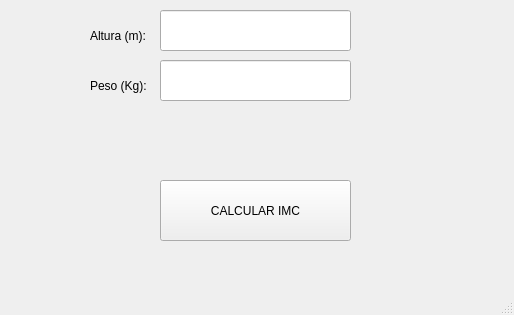
<?xml version="1.0" encoding="UTF-8"?>
<ui version="4.0">
 <class>MainWindow</class>
 <widget class="QMainWindow" name="MainWindow">
  <property name="geometry">
   <rect>
    <x>0</x>
    <y>0</y>
    <width>514</width>
    <height>315</height>
   </rect>
  </property>
  <property name="windowTitle">
   <string>MainWindow</string>
  </property>
  <widget class="QWidget" name="centralwidget">
   <widget class="QPushButton" name="btn_calcular">
    <property name="geometry">
     <rect>
      <x>160</x>
      <y>180</y>
      <width>191</width>
      <height>61</height>
     </rect>
    </property>
    <property name="text">
     <string>CALCULAR IMC</string>
    </property>
   </widget>
   <widget class="QLineEdit" name="txt_altura">
    <property name="geometry">
     <rect>
      <x>160</x>
      <y>10</y>
      <width>191</width>
      <height>41</height>
     </rect>
    </property>
    <property name="font">
     <font>
      <pointsize>12</pointsize>
      <bold>true</bold>
     </font>
    </property>
    <property name="text">
     <string/>
    </property>
    <property name="alignment">
     <set>Qt::AlignCenter</set>
    </property>
   </widget>
   <widget class="QLabel" name="label">
    <property name="geometry">
     <rect>
      <x>90</x>
      <y>20</y>
      <width>61</width>
      <height>31</height>
     </rect>
    </property>
    <property name="text">
     <string>Altura (m):</string>
    </property>
   </widget>
   <widget class="QLabel" name="label_2">
    <property name="geometry">
     <rect>
      <x>90</x>
      <y>70</y>
      <width>71</width>
      <height>31</height>
     </rect>
    </property>
    <property name="text">
     <string>Peso (Kg):</string>
    </property>
   </widget>
   <widget class="QLineEdit" name="txt_peso">
    <property name="geometry">
     <rect>
      <x>160</x>
      <y>60</y>
      <width>191</width>
      <height>41</height>
     </rect>
    </property>
    <property name="font">
     <font>
      <pointsize>12</pointsize>
      <bold>true</bold>
     </font>
    </property>
    <property name="text">
     <string/>
    </property>
    <property name="alignment">
     <set>Qt::AlignCenter</set>
    </property>
   </widget>
  </widget>
  <widget class="QMenuBar" name="menubar">
   <property name="geometry">
    <rect>
     <x>0</x>
     <y>0</y>
     <width>514</width>
     <height>24</height>
    </rect>
   </property>
  </widget>
  <widget class="QStatusBar" name="statusbar"/>
 </widget>
 <resources/>
 <connections/>
</ui>
